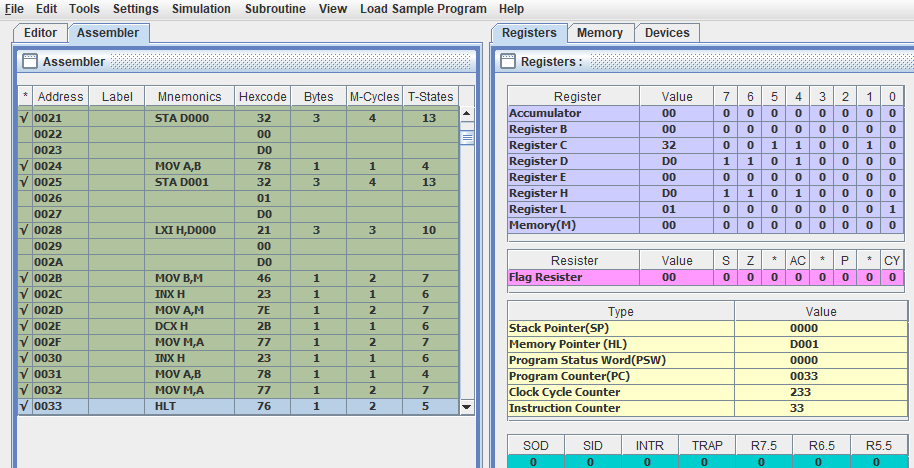
#> input picture lab11/Screenshot 2025-08-31 163932.png, 914 x 468 px, found by its file name
$ python BinariseImg.py
#> lines starting #> are read from the running program, lines starting #| are printed output that depends on the picture
import numpy as np
from PIL import Image, ImageOps
import matplotlib.pyplot as plt
img=Image.open(r'G:\sem-3\python_lab\lab11\Screenshot 2025-08-31 163932.png')
#> img is the input picture: PIL image 914x468 RGBA; mean R, G, B, A 195, 203.9, 200.6, 255
img_array = np.array(img)
threshold = 128
binary_img = np.where(img_array < threshold, 0, 255).astype(np.uint8)
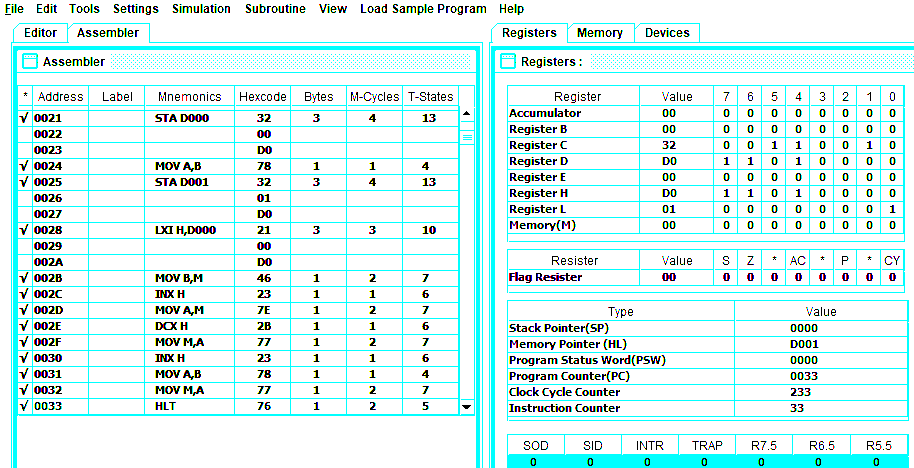
#> binary_img: shape (468, 914, 4); mean R, G, B, A 216, 243.7, 242.7, 255
plt.figure(figsize= (10, 5))
plt.subplot(1, 2, 1)
plt.imshow(img_array, cmap='gray')
plt.title('Original Grayscale Image')
plt.axis('off')
plt.subplot(1, 2, 2)
plt.imshow(binary_img, cmap='gray')
plt.title('Binarized Image (Threshold = 128)')
plt.axis('off')
plt.tight_layout()
plt.show()
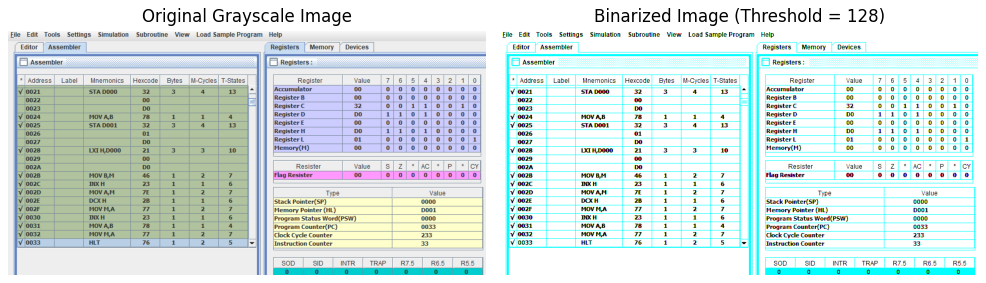
#> figure drawn by matplotlib, 2 panels
